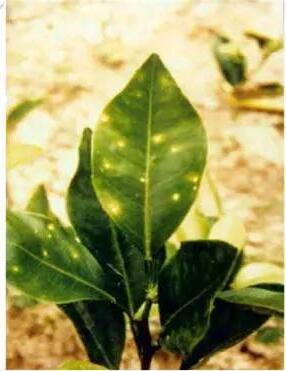
%> input picture GanNanOrange/BO_Segmentation/QQ图片20180514101659.jpg, 286 x 371 px
$ octave contourTest.m   (GNU Octave 9; MATLAB toolbox functions it lacks are replaced by stand-ins)
%> lines starting %> are read from the running program, lines starting %| are printed output that depends on the picture; in (x1, y1, x2, y2) boxes, pixels count from 0 and x2, y2 are one past the last pixel; in counts of white or black regions, pixels touching at a corner belong together; the program's own positions count from 1
%> further down, I is the input picture: size 371x286x3 uint8; mean R, G, B 160.7, 157.7, 97.4
### GanNanOrange/BO_Segmentation/rgb2hsi.m
function hsi=rgb2hsi(rgb)
%提取单通道分量

rgb=im2double(rgb);
r=rgb(:,:,1);
g=rgb(:,:,2);
b=rgb(:,:,3);
%实现转换

num=0.5*((r-g)+(r-b));
den=sqrt((r-g).^2+(r-b).*(g-b));
theta=acos(num./(den+eps));
H=theta;
H(b>g)=2*pi-H(b>g);
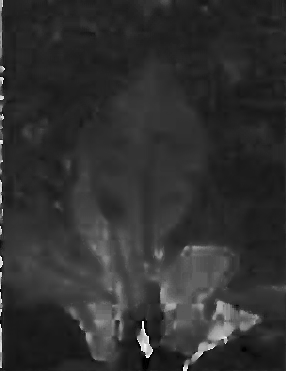
%> H: size 371x286 double; min 4.94e-08, max 6.19, mean 1.18; drawn with min black and max white
H=H/(2*pi);

num=min(min(r,g),b);
den=r+g+b;
den(den==0)=eps;
%> den: size 371x286 double; min 2.22e-16, max 3, mean 1.63
S=1-3.*num./den;
H(S==0)=0;
%> H: size 371x286 double; min 0, max 0.986, mean 0.187
I=(r+g+b)/3;
%> I: size 371x286 double
%将H、S、I组合
hsi=cat(3,H,S,I);
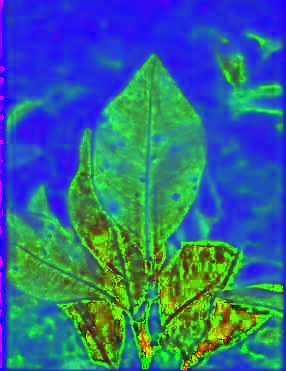
%> hsi: size 371x286x3 double; mean R, G, B 0.187, 0.42, 0.543

### GanNanOrange/BO_Segmentation/contourTest.m
clc;clear all;
I=imread('QQ图片20180514101659.jpg');
hsi_i = rgb2hsi(I);
gray = hsi_i(:,:,1);

% [16 lines of commented-out code are left out]
figure;
%subplot(221);imshow(I);
level = graythresh(gray);BW = im2bw(I,level);%最大类间方差法
%> after `level = graythresh(gray)`: level = 0.278
%> after `BW = im2bw(I,level)`:
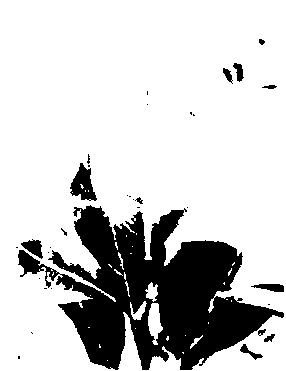
%> BW: size 371x286 logical; 79.1% white; 33 black regions (21 under 20 px), largest, box (x1, y1, x2, y2) and area: (18, 205, 284, 370) 20619, (70, 163, 97, 201) 569, (21, 239, 43, 259) 233
BW = ~BW;
subplot(221);imshow(BW);
se = strel('diamond', 8);
BW = imerode(BW, se);%腐蚀
%> BW: size 371x286 logical; 7.1% white; 11 white regions (5 under 20 px), largest, box (x1, y1, x2, y2) and area: (131, 248, 264, 362) 5315, (72, 300, 122, 357) 1173, (82, 213, 111, 260) 666, (101, 271, 120, 295) 186, (141, 331, 151, 355) 64, (159, 221, 170, 238) 62
subplot(222);imshow(BW);
[B L] = bwboundaries(BW);%获取轮廓
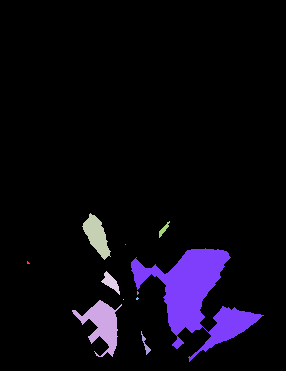
%> L: size 371x286 double; 12 distinct labels, from 0 to 11; one colour per label, 0 black
%> B = 11 boundaries; largest, box (x1, y1, x2, y2) and points: (131, 248, 264, 362) 525, (72, 300, 122, 357) 204, (82, 213, 111, 260) 98, (101, 271, 120, 295) 52, (141, 331, 151, 355) 47
subplot(223);imshow(label2rgb(L, @jet, [.5 .5 .5]));
%> after `imshow(label2rgb(L, @jet, [.5 .5 .5]))`:
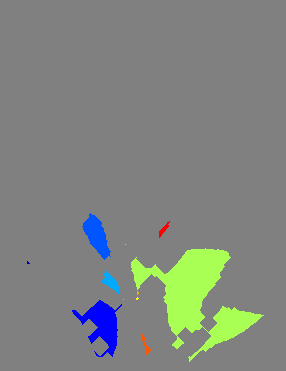
%> displayed picture: size 371x286x3, on the screen's scale of 0 to 255; mean R, G, B 127.8, 132.7, 128.1
hold on
for k = 1:length(B)
boundary = B{k};
plot(boundary(:,2), boundary(:,1), 'w', 'LineWidth', 2)
end%整个循环表示的是描边
%> this loop made 11 passes
%> boundary on passes 5, 6, 8: [300 124; 300 124], [245 126; 245 126], [299 137; 298 138; 299 139; 300 138; 300 137; 299 137]
IBW = bwlabel(BW, 8);
stats=regionprops(IBW,'Area');%计算连通区域面积
%> stats = 11 regions; largest, Area: 5315, 1173, 666, 186, 64
areaArray = cell2mat(struct2cell(stats));
%> areaArray = [6 1173 666 186 1 1 5315 6 6 64 62]
maxArea = max(areaArray);
%> maxArea = 5315
BW = bwareaopen(BW, maxArea);%删除小面积区域
%> BW: size 371x286 logical; 5% white; 1 white region, box (x1, y1, x2, y2) and area: (131, 248, 264, 362) 5315
subplot(224);imshow(BW);
%> after `imshow(BW)`:
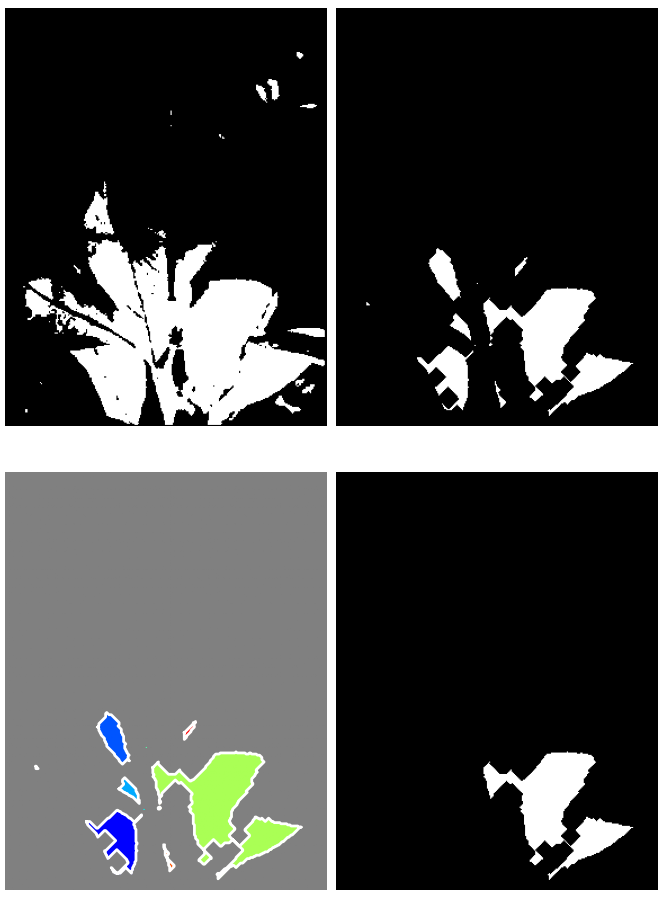
%> figure redrawn from the program's plot data, 4 panels
BW = imdilate(BW, se);
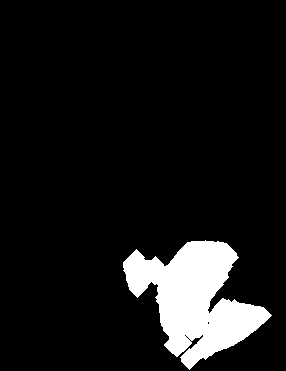
%> BW: size 371x286 logical; 9.1% white; 1 white region, box (x1, y1, x2, y2) and area: (123, 240, 272, 370) 9611
% [4 lines of commented-out code are left out]

$ run again, with GanNanOrange/BO_Segmentation/QQ图片20180514101755.jpg copied over GanNanOrange/BO_Segmentation/QQ图片20180514101659.jpg
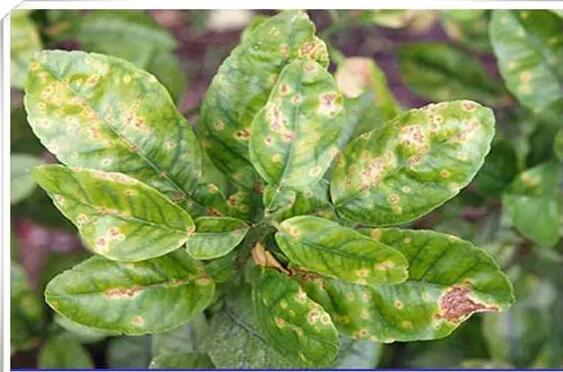
%> input picture GanNanOrange/BO_Segmentation/QQ图片20180514101755.jpg, 563 x 372 px
%> I is the input picture: size 372x563x3 uint8; mean R, G, B 132.7, 150, 90.9
%> I: size 372x563 double
%> level = 0.525
%> `[B L] = bwboundaries(BW);`:
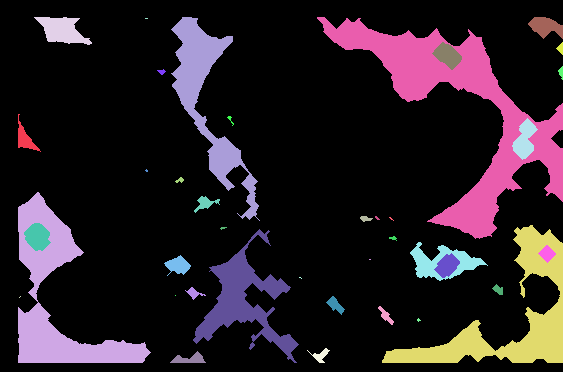
%> L: size 372x563 double; 40 distinct labels, from 0 to 39; one colour per label, 0 black
%> B = 39 boundaries; largest, box (x1, y1, x2, y2) and points: (317, 17, 563, 239) 958, (382, 225, 563, 363) 710, (18, 192, 151, 363) 574, (193, 229, 299, 363) 547, (171, 17, 260, 221) 543
%> the loop `for k = 1:length(B)` made 39 passes
%> boundary on passes 3, 5, 6, 12, 18, 23: [298 20; 297 21; 298 20], [19 146; 19 147; 19 148; 19 147; 19 146], [171 146; 170 147; 171 148; 172 148; 172 147; 171 146], [296 176; 296 176], [278 300; 278 301; 279 302; 278 301; 278 300], [260 370; 260 371; 260 370]
%> IBW: size 372x563 double; 35 distinct labels, from 0 to 34
%> stats = 34 regions; largest, Area: 13087, 6972, 6559, 4758, 4169
%> areaArray = 34 values, max 13087 at index 20, min 1 at index 12, mean 1176.4
%> maxArea = 13087
%> `BW = imdilate(BW, se);`:
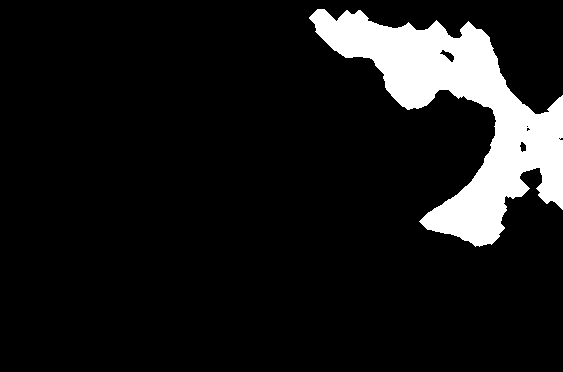
%> BW: size 372x563 logical; 10% white; 1 white region, box (x1, y1, x2, y2) and area: (309, 9, 563, 247) 21047

$ run again, with GanNanOrange/BO_Segmentation/QQ图片20180514101820.jpg copied over GanNanOrange/BO_Segmentation/QQ图片20180514101659.jpg
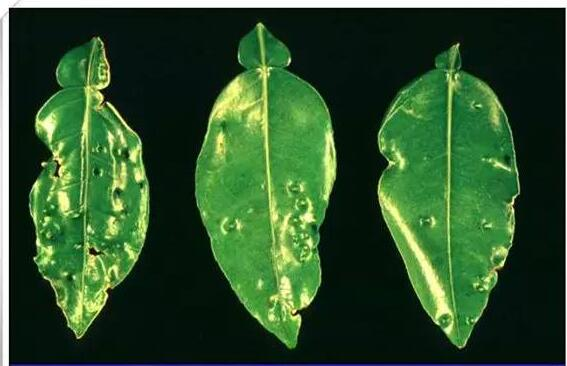
%> input picture GanNanOrange/BO_Segmentation/QQ图片20180514101820.jpg, 567 x 366 px
%> I is the input picture: size 366x567x3 uint8; mean R, G, B 45.7, 80.6, 43.5
%> I: size 366x567 double
%> level = 0.353
%> L: size 366x567 double; 8 distinct labels, from 0 to 7
%> B = 7 boundaries; box (x1, y1, x2, y2) and points: (17, 16, 557, 366) 2497, (369, 35, 528, 357) 672, (21, 29, 158, 347) 664, (479, 132, 496, 143) 33, (505, 185, 510, 194) 18, (460, 113, 462, 116) 6, (460, 117, 461, 118) 2
%> the loop `for k = 1:length(B)` made 7 passes
%> boundary on passes 2 to 3: [114 461; 114 462; 115 462; 116 461; 115 461; 114 461], [118 461; 118 461]
%> `IBW = bwlabel(BW, 8);`:
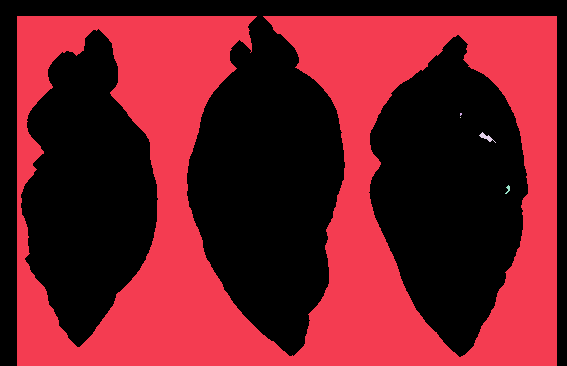
%> IBW: size 366x567 double; 6 distinct labels, from 0 to 5; one colour per label, 0 black
%> stats = 5 regions; Area: 92515, 60, 21, 5, 1
%> areaArray = [92515 5 1 60 21]
%> maxArea = 92515
%> `BW = imdilate(BW, se);`:
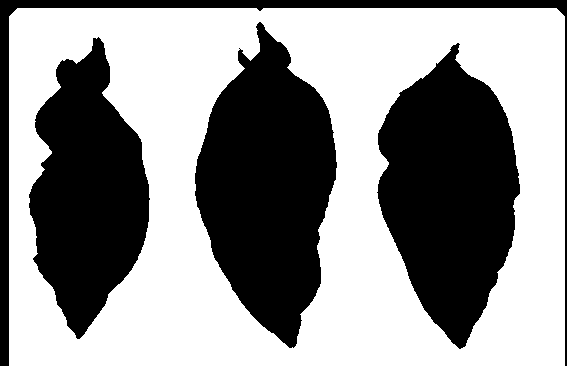
%> BW: size 366x567 logical; 57.2% white; 4 black regions, box (x1, y1, x2, y2) and area: (195, 22, 337, 348) 29183, (377, 43, 520, 349) 28231, (29, 37, 150, 339) 22901, (0, 0, 567, 366) 8558
